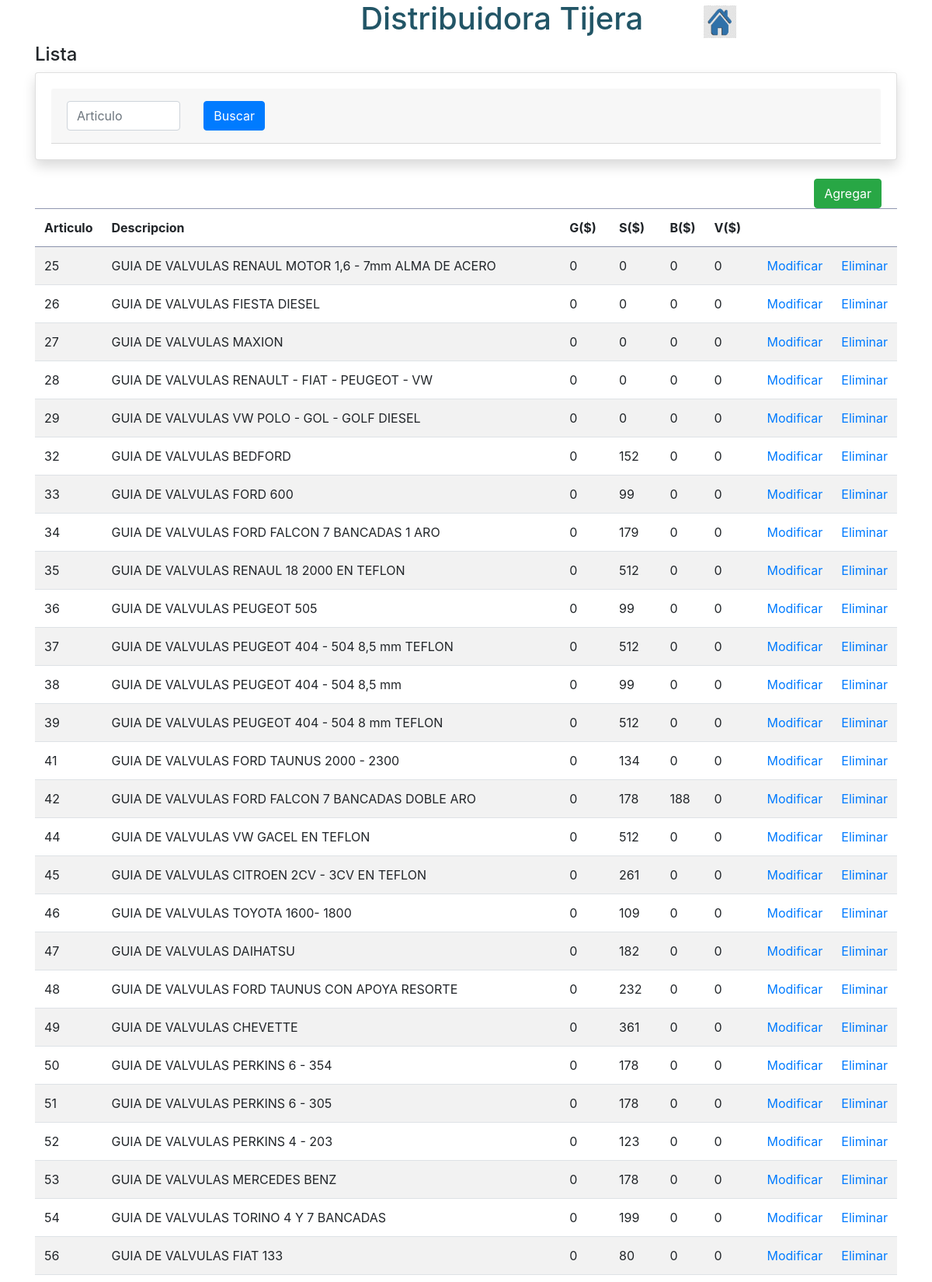
The page /vista/precios.php (upper part) on the database its author committed.
### tables this page shows
CREATE TABLE `articulo` (
  `codigo` int(5) NOT NULL,
  `eje` float NOT NULL,
  `aloj` float NOT NULL,
  `esp` float NOT NULL,
  `form` float NOT NULL,
  `giro` float NOT NULL,
  `descripcion` varchar(200) NOT NULL
);

CREATE TABLE `precio_costo` (
  `codigo` int(5) NOT NULL,
  `G` float NOT NULL,
  `S` float NOT NULL,
  `B` float NOT NULL,
  `V` float NOT NULL
);

### modelo/modelo_precio.php (called while the page is built, shortened)
<?php
function getlistaPrecios(){
    $conn = getConexion();
    $sql = "SELECT a.codigo, a.descripcion, pc.G, pc.S, pc.B, pc.V FROM articulo a JOIN precio_costo pc ON a.codigo=pc.codigo";
    $result = mysqli_query($conn, $sql);
    $articulos = Array();
    if(mysqli_num_rows($result)> 0)
    {
        while ($row=mysqli_fetch_assoc($result))
        {
            $articulo= Array();
            $articulo['codigo'] = $row["codigo"];
            $articulo['descripcion'] = $row["descripcion"];
            $articulo['G'] = $row["G"];
            $articulo['S'] = $row["S"];
            $articulo['B'] = $row["B"];
            $articulo['V'] = $row["V"];
            $articulos[] = $articulo;
        }
    }
    else{
        echo "No se encontro coincidencias";
    }
    return $articulos;
}

### controlador/controlador_precio.php (called while the page is built, shortened)
<?php
include("../modelo/modelo_precio.php");
$articulos = getListaPrecios();

### vista/precios.php (the view, shortened to what this page needs)
<?php
	include_once("../controlador/controlador_precio.php");
?>
<!DOCTYPE html>
<html>
<?php
include("../head.php");
?>
<body>
<div class="container">
		<?php
			include("../header.php");
		?>
    <h4>Lista</h4>
    <div class="card shadow mb-4">
        <div class="card-body">
            <div class="card-header py-3">
                <form method="get" action="../controlador/controlador_precio.php">
                    <div class="row">
						<div class="col-md-2">
                            <input class="form-control" type="text" placeholder="Articulo" id="cod_art" name="cod_art">
                        </div>
						<div class="col-md-3">
							<button class="btn btn-primary" type="submit">Buscar</button>
						</div>
                    </div>
                    </div>
        </div>
    </div>
    <div class="table-responsive">
	 <button type="button" class="btn btn-success agregar float-right">Agregar</button>
            <table class="table table-striped" id="dataTable" width="100%" cellspacing="0">
                <thead>
                <tr>
                    <th>Articulo</th>
                    <th>Descripcion</th>
                    <th>G($)</th>
                    <th>S($)</th>
                    <th>B($)</th>
                    <th>V($)</th>
                    <th></th>
                    <th></th>
                </tr>
                </thead>
                <tbody>
                <?php
                    foreach ($articulos as $articulo){
                        echo "<tr>
                             <td>".$articulo['codigo']."</td>
                             <td>".$articulo['descripcion']."</td>
                             <td>".$articulo['G']."</td>
                             <td>".$articulo['S']."</td>
                             <td>".$articulo['B']."</td>
                             <td>".$articulo['V']."</td>
                             <td><a href='#popup'>Modificar</a></td>
                             <td><a href=''>Eliminar</a></td>
                         </tr>";
                    }
                ?>
                </tbody>
            </table>
		</div>
		</div>
</body>
</html>

### assets/css/style.css (style rules this page uses)
body { background: white; }
.table thead th { border-bottom: 1px solid #4c58809e!important; }
.table th { border-top: 1px solid #4c58809e!important; }
.agregar { margin-right: 20px; }

### rows shown on the page
articulo: codigo "25", descripcion "GUIA DE VALVULAS RENAUL MOTOR 1,6 - 7mm ALMA DE ACERO", precio_costo.G "0", precio_costo.S "0", precio_costo.B "0", precio_costo.V "0"
articulo: codigo "26", descripcion "GUIA DE VALVULAS FIESTA DIESEL", precio_costo.G "0", precio_costo.S "0", precio_costo.B "0", precio_costo.V "0"
articulo: codigo "27", descripcion "GUIA DE VALVULAS MAXION", precio_costo.G "0", precio_costo.S "0", precio_costo.B "0", precio_costo.V "0"
articulo: codigo "28", descripcion "GUIA DE VALVULAS RENAULT - FIAT - PEUGEOT - VW", precio_costo.G "0", precio_costo.S "0", precio_costo.B "0", precio_costo.V "0"
articulo: codigo "29", descripcion "GUIA DE VALVULAS VW POLO - GOL - GOLF DIESEL", precio_costo.G "0", precio_costo.S "0", precio_costo.B "0", precio_costo.V "0"
articulo: codigo "32", descripcion "GUIA DE VALVULAS BEDFORD", precio_costo.G "0", precio_costo.S "152", precio_costo.B "0", precio_costo.V "0"
articulo: codigo "33", descripcion "GUIA DE VALVULAS FORD 600", precio_costo.G "0", precio_costo.S "99", precio_costo.B "0", precio_costo.V "0"
articulo: codigo "34", descripcion "GUIA DE VALVULAS FORD FALCON 7 BANCADAS 1 ARO", precio_costo.G "0", precio_costo.S "179", precio_costo.B "0", precio_costo.V "0"
articulo: codigo "35", descripcion "GUIA DE VALVULAS RENAUL 18 2000 EN TEFLON", precio_costo.G "0", precio_costo.S "512", precio_costo.B "0", precio_costo.V "0"
articulo: codigo "36", descripcion "GUIA DE VALVULAS PEUGEOT 505", precio_costo.G "0", precio_costo.S "99", precio_costo.B "0", precio_costo.V "0"
articulo: codigo "37", descripcion "GUIA DE VALVULAS PEUGEOT 404 - 504 8,5 mm TEFLON", precio_costo.G "0", precio_costo.S "512", precio_costo.B "0", precio_costo.V "0"
articulo: codigo "38", descripcion "GUIA DE VALVULAS PEUGEOT 404 - 504 8,5 mm", precio_costo.G "0", precio_costo.S "99", precio_costo.B "0", precio_costo.V "0"
articulo: codigo "39", descripcion "GUIA DE VALVULAS PEUGEOT 404 - 504 8 mm TEFLON", precio_costo.G "0", precio_costo.S "512", precio_costo.B "0", precio_costo.V "0"
articulo: codigo "41", descripcion "GUIA DE VALVULAS FORD TAUNUS 2000 - 2300", precio_costo.G "0", precio_costo.S "134", precio_costo.B "0", precio_costo.V "0"
articulo: codigo "42", descripcion "GUIA DE VALVULAS FORD FALCON 7 BANCADAS DOBLE ARO", precio_costo.G "0", precio_costo.S "178", precio_costo.B "188", precio_costo.V "0"
articulo: codigo "44", descripcion "GUIA DE VALVULAS VW GACEL EN TEFLON", precio_costo.G "0", precio_costo.S "512", precio_costo.B "0", precio_costo.V "0"
articulo: codigo "45", descripcion "GUIA DE VALVULAS CITROEN 2CV - 3CV EN TEFLON", precio_costo.G "0", precio_costo.S "261", precio_costo.B "0", precio_costo.V "0"
articulo: codigo "46", descripcion "GUIA DE VALVULAS TOYOTA 1600- 1800", precio_costo.G "0", precio_costo.S "109", precio_costo.B "0", precio_costo.V "0"
articulo: codigo "47", descripcion "GUIA DE VALVULAS DAIHATSU", precio_costo.G "0", precio_costo.S "182", precio_costo.B "0", precio_costo.V "0"
articulo: codigo "48", descripcion "GUIA DE VALVULAS FORD TAUNUS CON APOYA RESORTE", precio_costo.G "0", precio_costo.S "232", precio_costo.B "0", precio_costo.V "0"
articulo: codigo "49", descripcion "GUIA DE VALVULAS CHEVETTE", precio_costo.G "0", precio_costo.S "361", precio_costo.B "0", precio_costo.V "0"
articulo: codigo "50", descripcion "GUIA DE VALVULAS PERKINS 6 - 354", precio_costo.G "0", precio_costo.S "178", precio_costo.B "0", precio_costo.V "0"
articulo: codigo "51", descripcion "GUIA DE VALVULAS PERKINS 6 - 305", precio_costo.G "0", precio_costo.S "178", precio_costo.B "0", precio_costo.V "0"
articulo: codigo "52", descripcion "GUIA DE VALVULAS PERKINS 4 - 203", precio_costo.G "0", precio_costo.S "123", precio_costo.B "0", precio_costo.V "0"
articulo: codigo "53", descripcion "GUIA DE VALVULAS MERCEDES BENZ", precio_costo.G "0", precio_costo.S "178", precio_costo.B "0", precio_costo.V "0"
articulo: codigo "54", descripcion "GUIA DE VALVULAS TORINO 4 Y 7 BANCADAS", precio_costo.G "0", precio_costo.S "199", precio_costo.B "0", precio_costo.V "0"
articulo: codigo "56", descripcion "GUIA DE VALVULAS FIAT 133", precio_costo.G "0", precio_costo.S "80", precio_costo.B "0", precio_costo.V "0"
